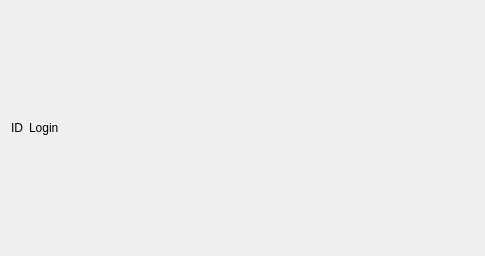
<?xml version="1.0" encoding="UTF-8"?>
<ui version="4.0">
 <class>User</class>
 <widget class="QWidget" name="User">
  <property name="geometry">
   <rect>
    <x>0</x>
    <y>0</y>
    <width>485</width>
    <height>256</height>
   </rect>
  </property>
  <property name="windowTitle">
   <string>Dialog</string>
  </property>
  <layout class="QHBoxLayout" name="horizontalLayout">
   <item>
    <widget class="QLabel" name="IDLabel">
     <property name="text">
      <string>ID</string>
     </property>
    </widget>
   </item>
   <item>
    <widget class="QLabel" name="loginLabel">
     <property name="text">
      <string>Login</string>
     </property>
    </widget>
   </item>
   <item>
    <spacer name="horizontalSpacer">
     <property name="orientation">
      <enum>Qt::Horizontal</enum>
     </property>
     <property name="sizeHint" stdset="0">
      <size>
       <width>40</width>
       <height>20</height>
      </size>
     </property>
    </spacer>
   </item>
  </layout>
 </widget>
 <resources/>
 <connections/>
</ui>
